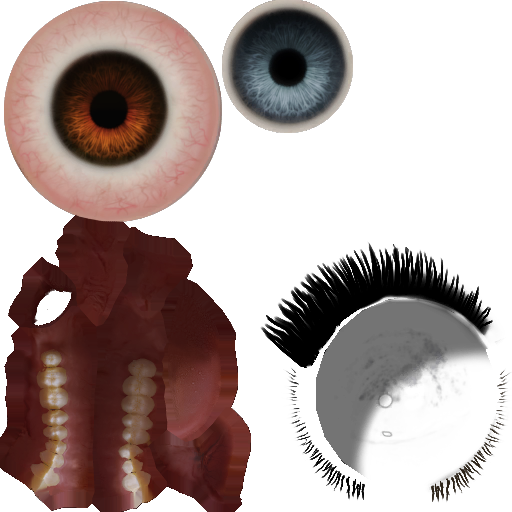
#> input picture scratch/lara_source/8003.png, 512 x 512 px, found by its file name
$ python detect_pupils.py
#> lines starting #> are read from the running program, lines starting #| are printed output that depends on the picture
from PIL import Image
import numpy as np

def main():
    img_path = "public/media/textures/8003.png"
    img = Image.open(img_path).convert('RGBA')
#> img is the input picture: PIL image 512x512 RGBA; mean R, G, B, A 46.3, 31.6, 28.9, 124.4
    data = np.array(img)

    # Recherche du pixel le plus sombre dans les boîtes englobantes estimées des deux yeux
    # Œil gauche : x dans [40, 110], y dans [300, 380]
    # Œil droit : x dans [140, 210], y dans [320, 400]

    left_box = data[300:380, 40:110, :3] # shape (80, 70, 3)
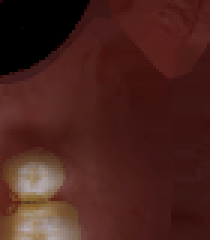
#> left_box: shape (80, 70, 3) (shown 3 times larger); mean R, G, B 74.4, 34.8, 29.5
    right_box = data[320:400, 140:210, :3] # shape (80, 70, 3)
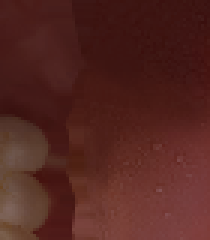
#> right_box: shape (80, 70, 3) (shown 3 times larger); mean R, G, B 83.2, 38.1, 32.6

    # Calcul de la luminosité (r + g + b) pour chaque pixel de la boîte
    left_luma = np.sum(left_box, axis=2)
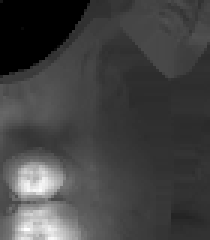
#> left_luma: shape (80, 70) uint64 (shown 3 times larger); min 0, max 527, mean 138.6; drawn with min black and max white
    right_luma = np.sum(right_box, axis=2)
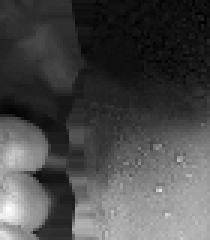
#> right_luma: shape (80, 70) uint64 (shown 3 times larger); min 85, max 321, mean 154; drawn with min black and max white

    # Trouver le minimum
    ly, lx = np.unravel_index(np.argmin(left_luma), left_luma.shape)
#> ly = 0; lx = 1
    ry, rx = np.unravel_index(np.argmin(right_luma), right_luma.shape)
#> ry = 7; rx = 67

    # Coordonnées globales dans l'image 512x512
    left_center = (40 + lx, 300 + ly)
#> left_center = (41, 300)
    right_center = (140 + rx, 320 + ry)
#> right_center = (207, 327)

    print(f"Pupille œil gauche trouvée à global x={left_center[0]}, y={left_center[1]} (valeur RGB={left_box[ly, lx]})")
#| Pupille œil gauche trouvée à global x=41, y=300 (valeur RGB=[0 0 0])
    print(f"Pupille œil droit trouvée à global x={right_center[0]}, y={right_center[1]} (valeur RGB={right_box[ry, rx]})")
#| Pupille œil droit trouvée à global x=207, y=327 (valeur RGB=[57 15 13])

if __name__ == "__main__":
    main()

$ run again, with scratch/lara_source/8000.png copied over scratch/lara_source/8003.png
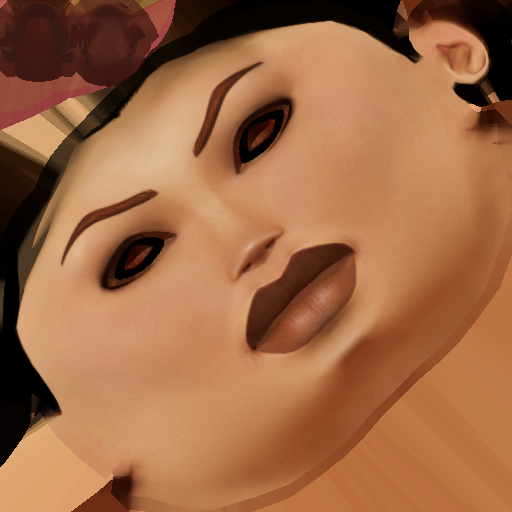
#> input picture scratch/lara_source/8000.png, 512 x 512 px, found by its file name
#> in main, img is the input picture: PIL image 512x512 RGBA; mean R, G, B, A 159.7, 106, 70.3, 254.9
#> in main, `left_luma = np.sum(left_box, axis=2)`:
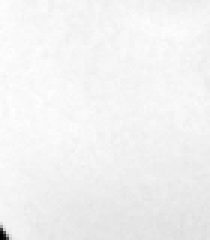
#> left_luma: shape (80, 70) uint64 (shown 3 times larger); min 2, max 495, mean 470.9; drawn with min black and max white
#> in main, `right_luma = np.sum(right_box, axis=2)`:
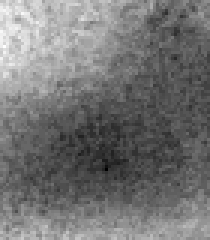
#> right_luma: shape (80, 70) uint64 (shown 3 times larger); min 398, max 479, mean 435; drawn with min black and max white
#> ly = 78; lx = 0
#> ry = 56; rx = 35
#> left_center = (40, 378)
#> right_center = (175, 376)
#| Pupille œil gauche trouvée à global x=40, y=378 (valeur RGB=[2 0 0])
#| Pupille œil droit trouvée à global x=175, y=376 (valeur RGB=[190 126  82])

$ run again, with scratch/lara_source/8001.png copied over scratch/lara_source/8003.png
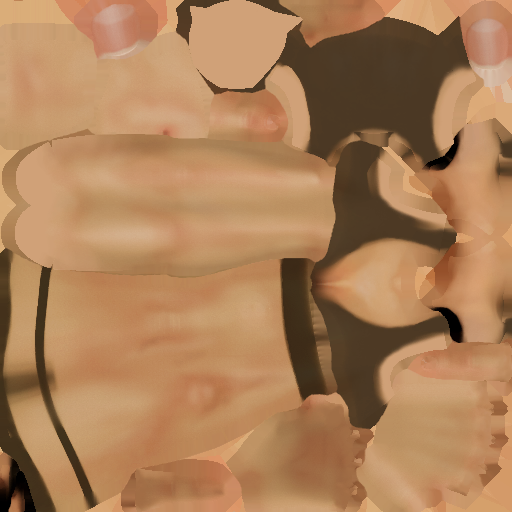
#> input picture scratch/lara_source/8001.png, 512 x 512 px, found by its file name
#> in main, img is the input picture: PIL image 512x512 RGBA; mean R, G, B, A 172.1, 127.9, 88.5, 254.9
#> in main, `left_luma = np.sum(left_box, axis=2)`:
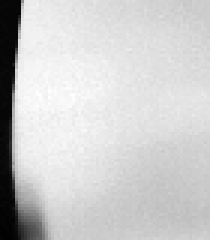
#> left_luma: shape (80, 70) uint64 (shown 3 times larger); min 128, max 479, mean 409.1; drawn with min black and max white
#> in main, `right_luma = np.sum(right_box, axis=2)`:
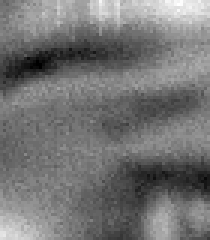
#> right_luma: shape (80, 70) uint64 (shown 3 times larger); min 371, max 479, mean 420.5; drawn with min black and max white
#> ly = 79; lx = 2
#> ry = 20; rx = 12
#> left_center = (42, 379)
#> right_center = (152, 340)
#| Pupille œil gauche trouvée à global x=42, y=379 (valeur RGB=[61 43 24])
#| Pupille œil droit trouvée à global x=152, y=340 (valeur RGB=[177 117  77])

$ run again, with scratch/lara_source/8002.png copied over scratch/lara_source/8003.png
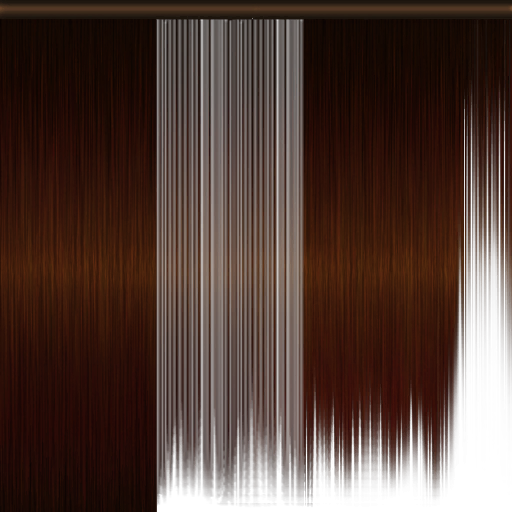
#> input picture scratch/lara_source/8002.png, 512 x 512 px, found by its file name
#> in main, img is the input picture: PIL image 512x512 RGBA; mean R, G, B, A 37.8, 14.9, 6.5, 203.5
#> in main, `right_box = data[320:400, 140:210, :3]`:
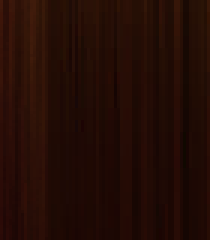
#> right_box: shape (80, 70, 3) (shown 3 times larger); mean R, G, B 35.5, 12.1, 5.2
#> in main, `right_luma = np.sum(right_box, axis=2)`:
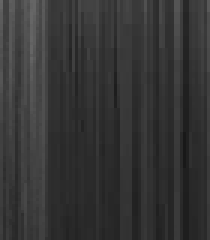
#> right_luma: shape (80, 70) uint64 (shown 3 times larger); min 24, max 103, mean 52.9
#> ly = 50; lx = 6
#> ry = 44; rx = 61
#> left_center = (46, 350)
#> right_center = (201, 364)
#| Pupille œil gauche trouvée à global x=46, y=350 (valeur RGB=[28  9  5])
#| Pupille œil droit trouvée à global x=201, y=364 (valeur RGB=[16  8  0])
